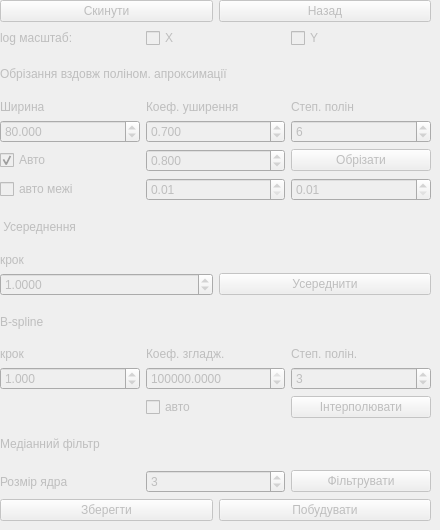
    <widget class="QWidget" name="tab_3">
     <property name="enabled">
      <bool>false</bool>
     </property>
     <attribute name="title">
      <string>Зразок</string>
     </attribute>
     <widget class="QWidget" name="verticalLayoutWidget_4">
      <property name="geometry">
       <rect>
        <x>0</x>
        <y>0</y>
        <width>431</width>
        <height>521</height>
       </rect>
      </property>
      <layout class="QVBoxLayout" name="verticalLayout_4">
       <item>
        <layout class="QHBoxLayout" name="horizontalLayout_8">
         <item>
          <widget class="QPushButton" name="sReset">
           <property name="enabled">
            <bool>false</bool>
           </property>
           <property name="text">
            <string>Скинути</string>
           </property>
          </widget>
         </item>
         <item>
          <widget class="QPushButton" name="sUndo">
           <property name="enabled">
            <bool>false</bool>
           </property>
           <property name="text">
            <string>Назад</string>
           </property>
          </widget>
         </item>
        </layout>
       </item>
       <item>
        <layout class="QHBoxLayout" name="sLogScale">
         <item>
          <widget class="QLabel" name="label_35">
           <property name="text">
            <string>log масштаб:</string>
           </property>
          </widget>
         </item>
         <item>
          <widget class="QCheckBox" name="sXLogScale">
           <property name="text">
            <string>X</string>
           </property>
          </widget>
         </item>
         <item>
          <widget class="QCheckBox" name="sYLogScale">
           <property name="text">
            <string>Y</string>
           </property>
          </widget>
         </item>
        </layout>
       </item>
       <item>
        <widget class="QLabel" name="label_19">
         <property name="text">
          <string>Обрізання вздовж поліном. апроксимації</string>
         </property>
        </widget>
       </item>
       <item>
        <layout class="QGridLayout" name="gridLayout_8">
         <item row="0" column="0">
          <widget class="QLabel" name="label_20">
           <property name="text">
            <string>Ширина</string>
           </property>
          </widget>
         </item>
         <item row="0" column="1">
          <widget class="QLabel" name="label_21">
           <property name="text">
            <string>Коеф. уширення</string>
           </property>
          </widget>
         </item>
         <item row="0" column="2">
          <widget class="QLabel" name="label_22">
           <property name="text">
            <string>Степ. полін</string>
           </property>
          </widget>
         </item>
         <item row="1" column="2">
          <widget class="QSpinBox" name="sPolyM">
           <property name="minimum">
            <number>1</number>
           </property>
           <property name="maximum">
            <number>20</number>
           </property>
           <property name="value">
            <number>6</number>
           </property>
          </widget>
         </item>
         <item row="1" column="1">
          <widget class="QDoubleSpinBox" name="sPolyD">
           <property name="decimals">
            <number>3</number>
           </property>
           <property name="minimum">
            <double>0.001000000000000</double>
           </property>
           <property name="maximum">
            <double>999.000000000000000</double>
           </property>
           <property name="singleStep">
            <double>0.010000000000000</double>
           </property>
           <property name="value">
            <double>0.700000000000000</double>
           </property>
          </widget>
         </item>
         <item row="1" column="0">
          <widget class="QDoubleSpinBox" name="sPolyP">
           <property name="decimals">
            <number>3</number>
           </property>
           <property name="minimum">
            <double>0.001000000000000</double>
           </property>
           <property name="maximum">
            <double>9999.000000000000000</double>
           </property>
           <property name="value">
            <double>80.000000000000000</double>
           </property>
          </widget>
         </item>
         <item row="2" column="2">
          <widget class="QPushButton" name="sPolyOk">
           <property name="text">
            <string>Обрізати</string>
           </property>
          </widget>
         </item>
         <item row="2" column="1">
          <widget class="QDoubleSpinBox" name="sPolyPrecision">
           <property name="decimals">
            <number>3</number>
           </property>
           <property name="minimum">
            <double>0.001000000000000</double>
           </property>
           <property name="maximum">
            <double>1.000000000000000</double>
           </property>
           <property name="singleStep">
            <double>0.050000000000000</double>
           </property>
           <property name="value">
            <double>0.800000000000000</double>
           </property>
          </widget>
         </item>
         <item row="2" column="0">
          <widget class="QCheckBox" name="sAutoPoly">
           <property name="text">
            <string>Авто</string>
           </property>
           <property name="checked">
            <bool>true</bool>
           </property>
          </widget>
         </item>
        </layout>
       </item>
       <item>
        <layout class="QHBoxLayout" name="horizontalLayout_15">
         <item>
          <widget class="QCheckBox" name="sAutoInterval">
           <property name="text">
            <string>авто межі</string>
           </property>
           <property name="checked">
            <bool>false</bool>
           </property>
          </widget>
         </item>
         <item>
          <widget class="QDoubleSpinBox" name="sStart">
           <property name="minimum">
            <double>0.010000000000000</double>
           </property>
           <property name="maximum">
            <double>9999999.000000000000000</double>
           </property>
           <property name="singleStep">
            <double>0.500000000000000</double>
           </property>
          </widget>
         </item>
         <item>
          <widget class="QDoubleSpinBox" name="sEnd">
           <property name="minimum">
            <double>0.010000000000000</double>
           </property>
           <property name="maximum">
            <double>9999999.000000000000000</double>
           </property>
           <property name="singleStep">
            <double>0.500000000000000</double>
           </property>
           <property name="value">
            <double>0.010000000000000</double>
           </property>
          </widget>
         </item>
        </layout>
       </item>
       <item>
        <widget class="QLabel" name="label_24">
         <property name="text">
          <string> Усереднення</string>
         </property>
        </widget>
       </item>
       <item>
        <layout class="QGridLayout" name="gridLayout_9">
         <item row="3" column="2">
          <widget class="QPushButton" name="sAverageOk">
           <property name="text">
            <string>Усереднити</string>
           </property>
          </widget>
         </item>
         <item row="2" column="1">
          <widget class="QLabel" name="label_25">
           <property name="text">
            <string>крок</string>
           </property>
          </widget>
         </item>
         <item row="3" column="1">
          <widget class="QDoubleSpinBox" name="sAverageStep">
           <property name="decimals">
            <number>4</number>
           </property>
           <property name="minimum">
            <double>0.001000000000000</double>
           </property>
           <property name="maximum">
            <double>99999.000000000000000</double>
           </property>
           <property name="singleStep">
            <double>0.500000000000000</double>
           </property>
           <property name="value">
            <double>1.000000000000000</double>
           </property>
          </widget>
         </item>
        </layout>
       </item>
       <item>
        <widget class="QLabel" name="label_26">
         <property name="text">
          <string>В-spline</string>
         </property>
        </widget>
       </item>
       <item>
        <layout class="QGridLayout" name="gridLayout_10">
         <item row="1" column="3">
          <widget class="QSpinBox" name="sB_splineK">
           <property name="minimum">
            <number>1</number>
           </property>
           <property name="maximum">
            <number>5</number>
           </property>
           <property name="value">
            <number>3</number>
           </property>
          </widget>
         </item>
         <item row="0" column="2">
          <widget class="QLabel" name="label_27">
           <property name="text">
            <string>Коеф. згладж.</string>
           </property>
          </widget>
         </item>
         <item row="1" column="2">
          <widget class="QDoubleSpinBox" name="sB_splineS">
           <property name="decimals">
            <number>4</number>
           </property>
           <property name="minimum">
            <double>0.000000000000000</double>
           </property>
           <property name="maximum">
            <double>999999999.000000000000000</double>
           </property>
           <property name="singleStep">
            <double>0.050000000000000</double>
           </property>
           <property name="value">
            <double>1500000.000000000000000</double>
           </property>
          </widget>
         </item>
         <item row="0" column="1">
          <widget class="QLabel" name="label_28">
           <property name="text">
            <string>крок</string>
           </property>
          </widget>
         </item>
         <item row="0" column="3">
          <widget class="QLabel" name="label_5">
           <property name="text">
            <string>Степ. полін.</string>
           </property>
          </widget>
         </item>
         <item row="2" column="3">
          <widget class="QPushButton" name="sB_splineOk">
           <property name="text">
            <string>Інтерполювати</string>
           </property>
          </widget>
         </item>
         <item row="1" column="1">
          <widget class="QDoubleSpinBox" name="sB_splineStep">
           <property name="decimals">
            <number>3</number>
           </property>
           <property name="minimum">
            <double>0.001000000000000</double>
           </property>
           <property name="maximum">
            <double>999999.000000000000000</double>
           </property>
           <property name="singleStep">
            <double>0.500000000000000</double>
           </property>
           <property name="value">
            <double>1.000000000000000</double>
           </property>
          </widget>
         </item>
         <item row="2" column="2">
          <widget class="QCheckBox" name="sAutoB_splineS">
           <property name="text">
            <string>авто</string>
           </property>
          </widget>
         </item>
        </layout>
       </item>
       <item>
        <widget class="QLabel" name="label_9">
         <property name="text">
          <string>Медіанний фільтр</string>
         </property>
        </widget>
       </item>
       <item>
        <layout class="QHBoxLayout" name="horizontalLayout_3">
         <item>
          <widget class="QLabel" name="label_23">
           <property name="text">
            <string>Розмір ядра</string>
           </property>
          </widget>
         </item>
         <item>
          <widget class="QSpinBox" name="sMedFiltS">
           <property name="minimum">
            <number>1</number>
           </property>
           <property name="singleStep">
            <number>2</number>
           </property>
           <property name="value">
            <number>3</number>
           </property>
          </widget>
         </item>
         <item>
          <widget class="QPushButton" name="sMedFilt">
           <property name="text">
            <string>Фільтрувати</string>
           </property>
          </widget>
         </item>
        </layout>
       </item>
       <item>
        <layout class="QHBoxLayout" name="horizontalLayout_6">
         <item>
          <widget class="QPushButton" name="sSave">
           <property name="text">
            <string>Зберегти</string>
           </property>
          </widget>
         </item>
         <item>
          <widget class="QPushButton" name="sPlot">
           <property name="text">
            <string>Побудувати</string>
           </property>
          </widget>
         </item>
        </layout>
       </item>
      </layout>
     </widget>
    </widget>
